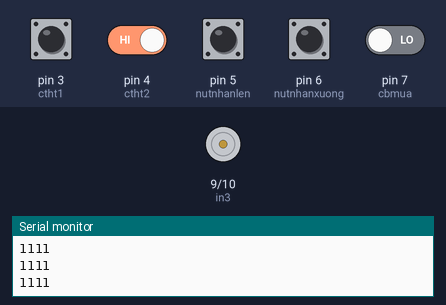
Bench run of a sketch on a simulated Arduino Uno, built with avr-gcc and run on an emulated ATmega328P. Shown: motor-driver pin pairs drawn as motors (green arrow = first pin HIGH = forward, orange = second pin HIGH = backward, longer = more drive), the last lines printed to the serial monitor. The test bench sets the inputs (shaded band); at power-on: pin 3 (ctht1), pin 4 (ctht2), pin 5 (nutnhanlen), pin 6 (nutnhanxuong) HIGH, pin 7 (cbmua) LOW.

Above: at 1.2 s.
1.3 s: pin 4 (ctht2) driven LOW
At 2.5 s:
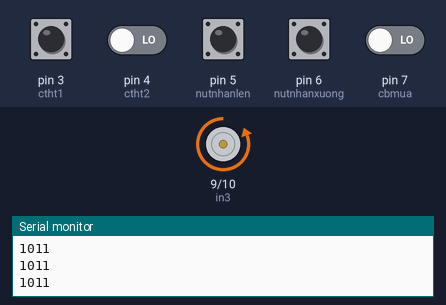
2.8 s: pin 4 (ctht2) driven HIGH
At 3.6 s:
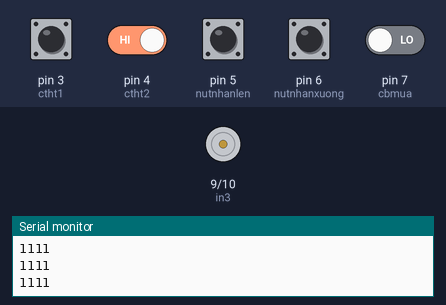
Timing chart, 0 to 5.8 s (numbered marks = the images above; inputs shaded):
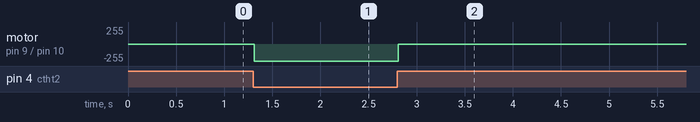

The sketch:

nangcap.ino
```cpp
int in3=9;
int in4=10;
int nutnhanlen=5;
int nutnhanxuong=6;
int ctht1=3;
int ctht2=4;
int cbmua=7;
void setup() {
  Serial.begin(9600);

  pinMode(in3, OUTPUT);
  pinMode(in4, OUTPUT);
  pinMode(nutnhanlen, INPUT_PULLUP);
  pinMode(nutnhanxuong, INPUT_PULLUP);
  pinMode(ctht1,INPUT);
  pinMode(ctht2,INPUT);
  pinMode(cbmua,INPUT);
}

void loop() {

    int trangthainutxuong=digitalRead(nutnhanxuong);
    int trangthainutlen=digitalRead(nutnhanlen);
    int trangthaict1=digitalRead(ctht1);
    int trangthaict2=digitalRead(ctht2);
    int thcbmua=digitalRead(cbmua);
    Serial.print(trangthaict1);
    Serial.print(trangthaict2);
     Serial.print(trangthainutlen);
    Serial.println(trangthainutxuong);

    if(thcbmua==1) //Dang khong mua
    {
      if(trangthainutxuong==0 && trangthainutlen!=0 && trangthaict2!=1)
        {
          xuong();
        }
     else if(trangthainutxuong!=0 && trangthainutlen==0 && trangthaict1!=1)
      {
        len();
      }
      else {dung();}
    }
    else //Co Mua
    {
      if(trangthaict2!=1)//co mua va cua dang mo
    {
      xuong();
      }
      else {dung();}
    }
}
void len(){
  digitalWrite(in3,HIGH);
  digitalWrite(in4,LOW);
  }
 void xuong(){
  digitalWrite(in3,LOW);
  digitalWrite(in4,HIGH);
  }
 void dung(){

  digitalWrite(in3,LOW);
  digitalWrite(in4,LOW);
  }
```

Measured:
- after the input at 1.3 s, motor on pin 9 (in3) / pin 10 (in4): stopped → backward 255/255 at once
- after the input at 2.8 s, motor on pin 9 (in3) / pin 10 (in4): backward 255/255 → stopped at once
